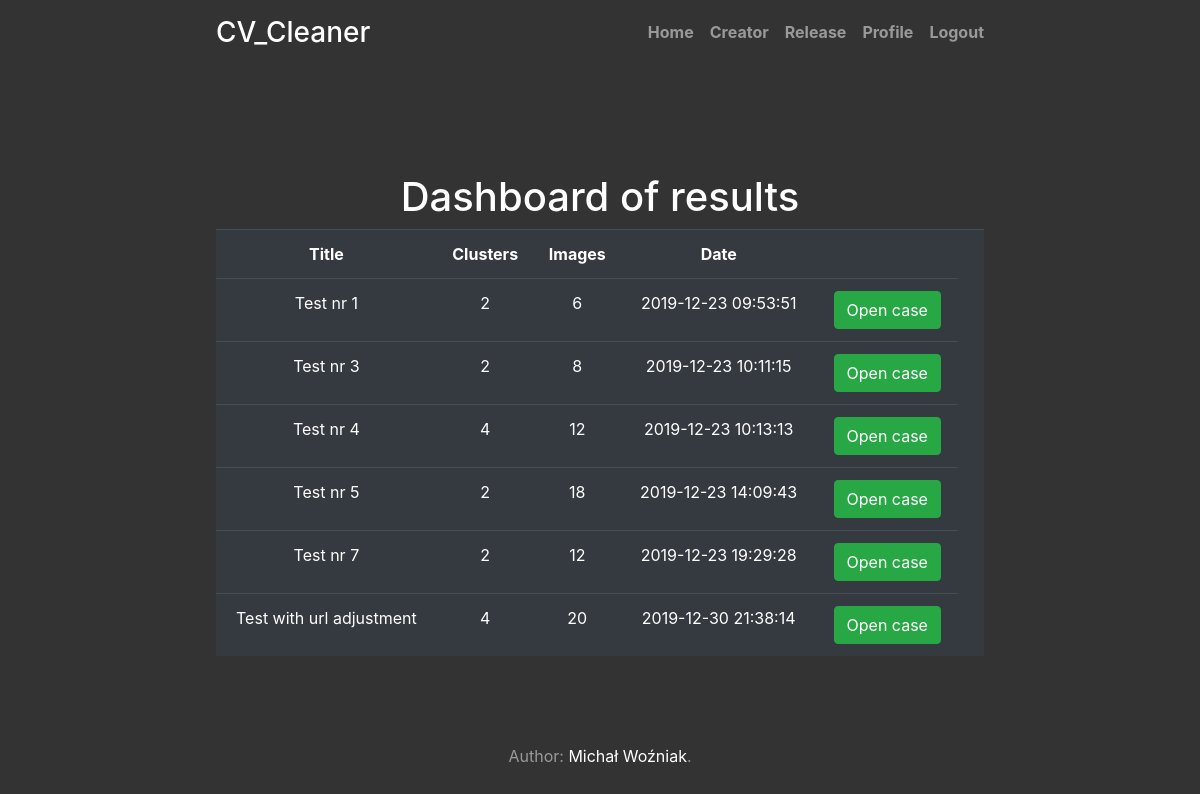
/release (signed in), run on an earlier commit of the app's database.
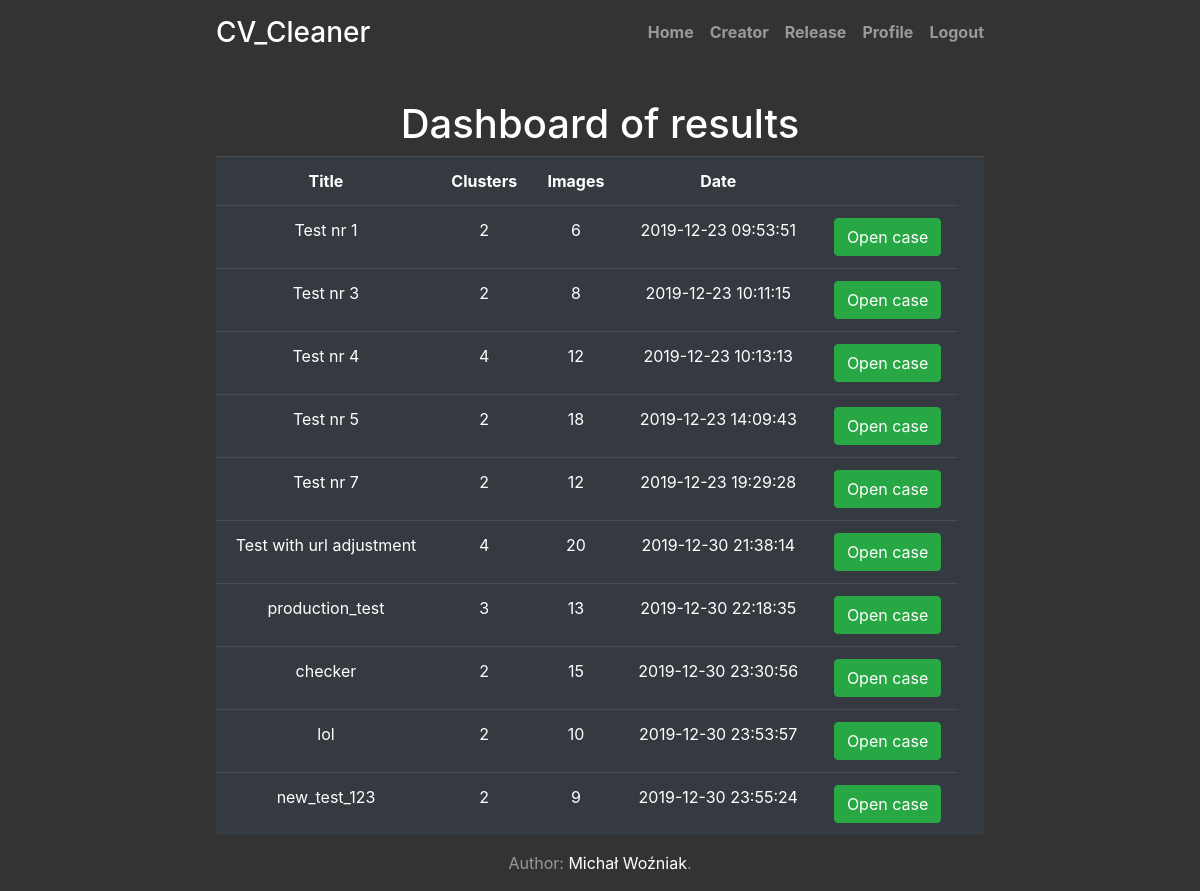
And on a later commit of the database.
### tables this page shows
CREATE TABLE projects_settings(
   ID INTEGER PRIMARY KEY,
   title VARCHAR(200),
   number_of_clusters VARCHAR(200),
   comments TEXT,
   create_date TIMESTAMP DEFAULT CURRENT_TIMESTAMP
);

### application.py (the view)
@app.route("/release")
@logged_in_checker
def release():
    c = sqlite3.connect('databases/coreApp.db')
    conn = c.cursor()
    command = f"CREATE VIEW dashboard as SELECT title, number_of_clusters, create_date, COUNT(c.ID) as number_of_images,\
         hash FROM projects_settings AS a LEFT JOIN projects as b ON a.ID = b.ID LEFT JOIN images as c ON a.ID = c.project_id\
              LEFT JOIN extra_plots as d ON a.ID = d.project_ID WHERE user_id = {session.get('ID')} AND d.project_ID IS\
                   NOT NULL GROUP BY c.project_id ORDER BY create_date"
    conn.execute("DROP VIEW IF EXISTS dashboard")
    conn.execute(command)
    conn.execute("SELECT * from dashboard")
    conn.row_factory = sqlite3.Row
    rows = conn.fetchall()
    data = [dict(i) for i in rows]
    if len(data) > 0:
        return render_template('release.html', data=data)
    else:
        msg = 'Empty! Create some projects!'
        return render_template('release.html', msg=msg)
    conn.close()

### application.py (called while the page is built)
def logged_in_checker(f):
    @wraps(f)
    def wrap(*args, **kwargs):
        if 'logged_in' in session:
            return f(*args, **kwargs)
        else:
            flash('Unauthorized!, Please login now!', 'danger')
            return redirect(url_for('signin'))
    return wrap

### templates/release.html
{% extends 'layout.html' %}
{% block body %}<br></br>
  <h1>Dashboard of results</small></h1>
  <table class="table table-dark">
    <tr>
      <th>Title</th>
      <th>Clusters</th>
      <th>Images</th>
      <th>Date</th>
      <th></th>
      <th></th>
    </tr>
    {% for project in data %}
      <tr>
        <td>{{project.title}}</td>
        <td>{{project.number_of_clusters}}</td>
        <td>{{project.number_of_images}}</td>
        <td>{{project.create_date}}</td>
        <td><a href="case/{{project.hash}}" class="btn btn-success pull-right">Open case</a></td>
      </tr>
    {% endfor %}
  </table>
{% endblock %}

### templates/layout.html (shortened to what this page needs)
<!DOCTYPE html>
<html lang="en">
    <head>
        <link rel="stylesheet" href="https://stackpath.bootstrapcdn.com/bootstrap/4.4.1/css/bootstrap.min.css">
           <link href="static\cover.css" rel="stylesheet">
           <link rel="stylesheet" href="{{ url_for('static', filename='../static/cover.css') }}">
    </head>
    <body class="text-center">
        <div class="cover-container d-flex w-100 h-100 p-3 mx-auto flex-column" >
                <header class="masthead mb-auto">
                    <div class="inner">
                    <h3 class="masthead-brand">CV_Cleaner</h3>
                    {% include 'includes/_navbar.html' %}
                    </div>
                </header>
                {% block body %}{% endblock %}
                <footer class="mastfoot mt-auto">
                    <div class="inner">
                    <p>Author: <a href="https://www.linkedin.com/in/micha%C5%82-wo%C5%BAniak-0a89ab160/">Michał Woźniak</a>.</p>
                    </div>
                </footer>
                </div>
    </body>
    </html>

### templates/includes/_navbar.html
<nav class="nav nav-masthead justify-content-center">
        <a class="nav-link " href="/">Home</a>
        {% if session.logged_in %}
        <a class="nav-link " href="/creator">Creator</a>
        <a class="nav-link" href = "/release">Release</a>
        <a class="nav-link" href = "/profile">Profile</a>
        <a class="nav-link" href="/logout">Logout</a>
            {% else %}
            <a class="nav-link" href="/features">Features</a>
            <a class="nav-link" href="/features_more">Our algorithms</a>
            <a class="nav-link" href="/contact">Contact</a>
        <a class="nav-link " href="/signup">Sign up</a>
        <a class="nav-link" href="/signin">Sign in</a>
            {% endif %}
    </nav>

### static/cover.css (style rules this page uses)
a, a:focus, a:hover { color: #fff; }
html, body { height: 100%; background-color: #333; }
body { display: -ms-flexbox; display: flex; color: #fff; }
.cover-container { max-width: 50em; }
.masthead { margin-bottom: 2rem; }
.masthead-brand { margin-bottom: 0; }
.nav-masthead .nav-link { padding: .25rem 0; font-weight: 700; color: rgba(255, 255, 255, .5); background-color: transparent; border-bottom: .25rem solid transparent; }
.nav-masthead .nav-link + .nav-link { margin-left: 1rem; }
@media (min-width: 48em) { .masthead-brand { float: left; } }
@media (min-width: 48em) { .nav-masthead { float: right; } }
.mastfoot { color: rgba(255, 255, 255, .5); }

What changed in the data, as far as the page shows it:
added projects_settings: title "production_test", number_of_clusters "3", number_of_images "13", create_date "2019-12-30 22:18:35"
added projects_settings: title "checker", number_of_clusters "2", number_of_images "15", create_date "2019-12-30 23:30:56"
added projects_settings: title "lol", number_of_clusters "2", number_of_images "10", create_date "2019-12-30 23:53:57"
added projects_settings: title "new_test_123", number_of_clusters "2", number_of_images "9", create_date "2019-12-30 23:55:24"
